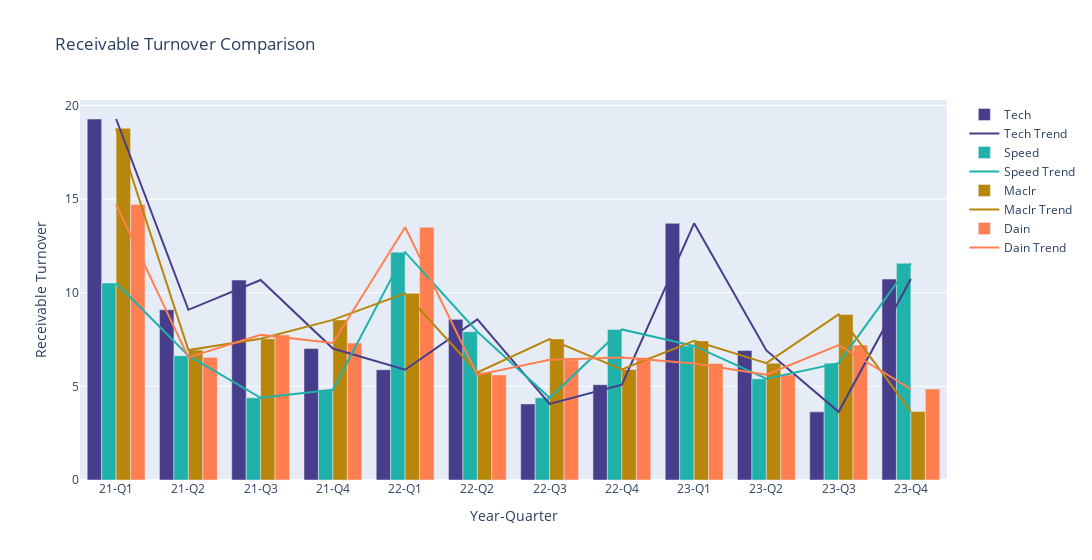
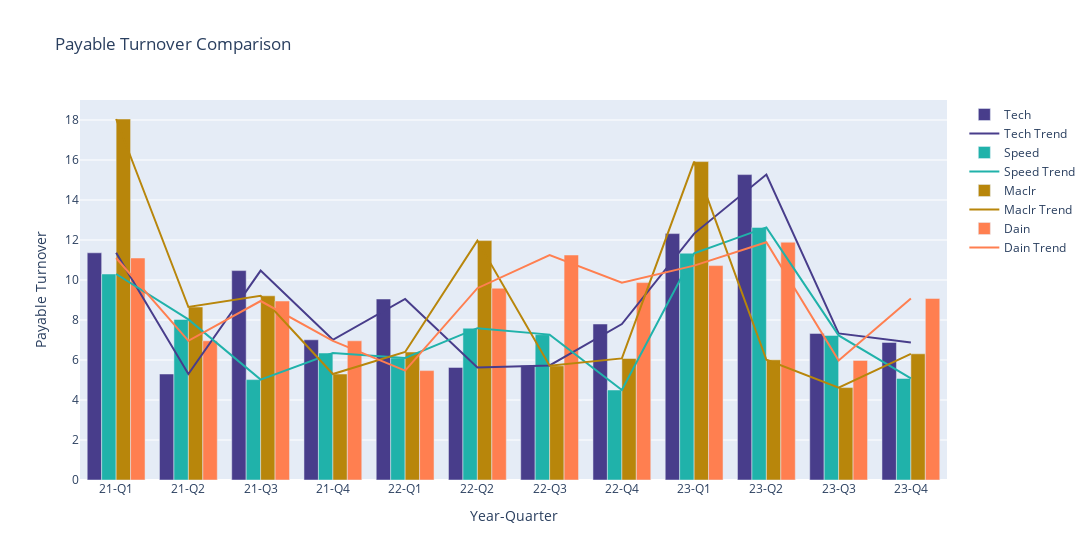
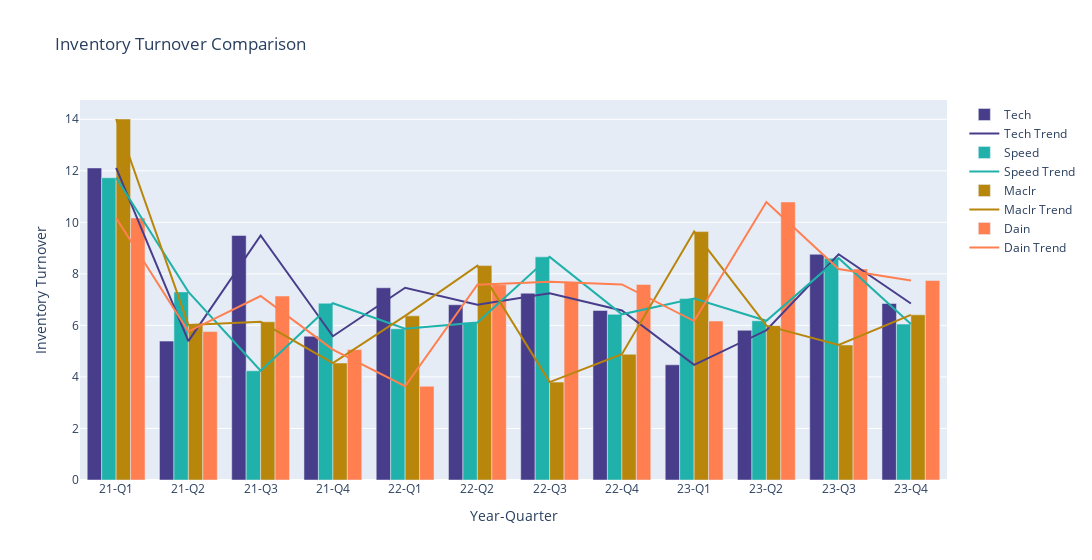
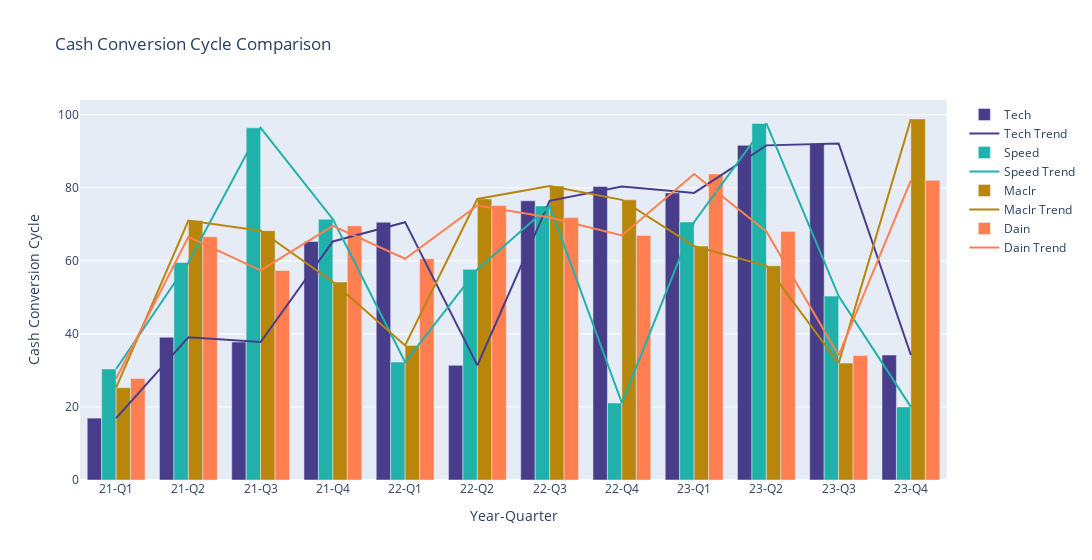

These figures' notebook cell, in order:
### Code cell
import pandas as pd
import plotly.graph_objects as go

# Define the data
quarters = ['21-Q1', '21-Q2', '21-Q3', '21-Q4', 
            '22-Q1', '22-Q2', '22-Q3', '22-Q4', 
            '23-Q1', '23-Q2', '23-Q3', '23-Q4']

# Data for each measure
company_tech_receivable = [19.28, 9.09, 10.68, 7.02, 5.89, 8.58, 4.06, 5.09, 13.71, 6.92, 3.64, 10.73]
company_speed_receivable = [10.52, 6.64, 4.39, 4.82, 12.17, 7.92, 4.39, 8.04, 7.16, 5.41, 6.24, 11.57]
company_maclr_receivable = [18.78, 6.94, 7.54, 8.55, 9.97, 5.74, 7.53, 5.90, 7.43, 6.24, 8.84, 3.66]
company_dain_receivable = [14.71, 6.55, 7.75, 7.32, 13.50, 5.61, 6.42, 6.54, 6.22, 5.62, 7.21, 4.86]

company_tech_payable = [11.36, 5.30, 10.47, 7.01, 9.05, 5.63, 5.73, 7.80, 12.32, 15.27, 7.33, 6.88]
company_speed_payable = [10.30, 8.03, 5.02, 6.35, 6.10, 7.59, 7.27, 4.50, 11.34, 12.63, 7.23, 5.08]
company_maclr_payable = [18.05, 8.65, 9.21, 5.30, 6.40, 11.97, 5.71, 6.08, 15.92, 6.01, 4.62, 6.31]
company_dain_payable = [11.10, 6.96, 8.95, 6.96, 5.47, 9.59, 11.25, 9.87, 10.72, 11.89, 5.98, 9.08]

company_tech_inventory = [12.11, 5.39, 9.49, 5.58, 7.46, 6.80, 7.25, 6.58, 4.47, 5.81, 8.76, 6.85]
company_speed_inventory = [11.73, 7.30, 4.24, 6.86, 5.87, 6.11, 8.66, 6.43, 7.04, 6.18, 8.61, 6.05]
company_maclr_inventory = [14.01, 6.02, 6.14, 4.54, 6.37, 8.32, 3.80, 4.88, 9.64, 5.99, 5.24, 6.41]
company_dain_inventory = [10.17, 5.76, 7.14, 5.06, 3.64, 7.58, 7.69, 7.59, 6.17, 10.79, 8.19, 7.74]

company_tech_cash = [16.95, 39.09, 37.78, 65.33, 70.60, 31.40, 76.44, 80.36, 78.61, 91.63, 92.15, 34.22]
company_speed_cash = [30.39, 59.54, 96.43, 71.40, 32.30, 57.68, 75.05, 21.08, 70.64, 97.63, 50.35, 20.02]
company_maclr_cash = [25.27, 71.06, 68.26, 54.23, 36.85, 76.96, 80.50, 76.71, 64.05, 58.65, 32.01, 98.85]
company_dain_cash = [27.80, 66.60, 57.39, 69.60, 60.59, 75.15, 71.85, 66.98, 83.79, 68.07, 34.10, 82.05]

data_receivable = pd.DataFrame({
    'Quarter': quarters * 4,
    'Company': ['Tech']*len(quarters) + ['Speed']*len(quarters) + ['Maclr']*len(quarters) + ['Dain']*len(quarters),
    'Value': company_tech_receivable + company_speed_receivable + company_maclr_receivable + company_dain_receivable,
    'Measure': 'Receivable Turnover'
})

data_payable = pd.DataFrame({
    'Quarter': quarters * 4,
    'Company': ['Tech']*len(quarters) + ['Speed']*len(quarters) + ['Maclr']*len(quarters) + ['Dain']*len(quarters),
    'Value': company_tech_payable + company_speed_payable + company_maclr_payable + company_dain_payable,
    'Measure': 'Payable Turnover'
})

data_inventory = pd.DataFrame({
    'Quarter': quarters * 4,
    'Company': ['Tech']*len(quarters) + ['Speed']*len(quarters) + ['Maclr']*len(quarters) + ['Dain']*len(quarters),
    'Value': company_tech_inventory + company_speed_inventory + company_maclr_inventory + company_dain_inventory,
    'Measure': 'Inventory Turnover'
})

data_cash = pd.DataFrame({
    'Quarter': quarters * 4,
    'Company': ['Tech']*len(quarters) + ['Speed']*len(quarters) + ['Maclr']*len(quarters) + ['Dain']*len(quarters),
    'Value': company_tech_cash + company_speed_cash + company_maclr_cash + company_dain_cash,
    'Measure': 'Cash Conversion Cycle'
})

data = pd.concat([data_receivable, data_payable, data_inventory, data_cash], ignore_index=True)

# Create a numeric quarter column for trend lines
data['Quarter_Num'] = pd.Categorical(data['Quarter'], categories=quarters, ordered=True).codes

# Define custom color palette
my_palette = {
    "Tech": "darkslateblue", 
    "Speed": "lightseagreen", 
    "Maclr": "darkgoldenrod", 
    "Dain": "coral"
}

# Plot function
def plot_measure(data, measure, y_label, width=800):
    data_filtered = data[data['Measure'] == measure]
    
    fig = go.Figure()

    for company in data_filtered['Company'].unique():
        company_data = data_filtered[data_filtered['Company'] == company]
        fig.add_trace(go.Bar(
            x=company_data['Quarter'],
            y=company_data['Value'],
            name=company,
            marker_color=my_palette[company]
        ))
        fig.add_trace(go.Scatter(
            x=company_data['Quarter'],
            y=company_data['Value'],
            mode='lines',
            name=f'{company} Trend',
            line=dict(color=my_palette[company])
        ))

    fig.update_layout(
        title=f'{measure} Comparison',
        xaxis_title='Year-Quarter',
        yaxis_title=y_label,
        barmode='group',
        width=width  # Set the width here
    )

    return fig

# Plot Receivable Turnover
Receivable_Turnover = plot_measure(data, 'Receivable Turnover', 'Receivable Turnover', width=1200)
Receivable_Turnover.show()

# Plot Payable Turnover
Payable_Turnover = plot_measure(data, 'Payable Turnover', 'Payable Turnover', width=1200)
Payable_Turnover.show()

# Plot Inventory Turnover
Inventory_Turnover = plot_measure(data, 'Inventory Turnover', 'Inventory Turnover', width=1200)
Inventory_Turnover.show()

# Plot Cash Conversion Cycle
CCC = plot_measure(data, 'Cash Conversion Cycle', 'Cash Conversion Cycle', width=1200) 

CCC.show()

### Figure 1 — Plotly figure (JSON) as saved in the notebook; plotly's stock layout.template omitted (floating-point values rounded to 4 significant figures)
{"data": [{"marker": {"color": "darkslateblue"}, "name": "Tech", "type": "bar", "x": ["21-Q1", "21-Q2", "21-Q3", "21-Q4", "22-Q1", "22-Q2", "22-Q3", "22-Q4", "23-Q1", "23-Q2", "23-Q3", "23-Q4"], "y": [19.28, 9.09, 10.68, 7.02, 5.89, 8.58, 4.06, 5.09, 13.71, 6.92, 3.64, 10.73]}, {"line": {"color": "darkslateblue"}, "mode": "lines", "name": "Tech Trend", "type": "scatter", "x": ["21-Q1", "21-Q2", "21-Q3", "21-Q4", "22-Q1", "22-Q2", "22-Q3", "22-Q4", "23-Q1", "23-Q2", "23-Q3", "23-Q4"], "y": [19.28, 9.09, 10.68, 7.02, 5.89, 8.58, 4.06, 5.09, 13.71, 6.92, 3.64, 10.73]}, {"marker": {"color": "lightseagreen"}, "name": "Speed", "type": "bar", "x": ["21-Q1", "21-Q2", "21-Q3", "21-Q4", "22-Q1", "22-Q2", "22-Q3", "22-Q4", "23-Q1", "23-Q2", "23-Q3", "23-Q4"], "y": [10.52, 6.64, 4.39, 4.82, 12.17, 7.92, 4.39, 8.04, 7.16, 5.41, 6.24, 11.57]}, {"line": {"color": "lightseagreen"}, "mode": "lines", "name": "Speed Trend", "type": "scatter", "x": ["21-Q1", "21-Q2", "21-Q3", "21-Q4", "22-Q1", "22-Q2", "22-Q3", "22-Q4", "23-Q1", "23-Q2", "23-Q3", "23-Q4"], "y": [10.52, 6.64, 4.39, 4.82, 12.17, 7.92, 4.39, 8.04, 7.16, 5.41, 6.24, 11.57]}, {"marker": {"color": "darkgoldenrod"}, "name": "Maclr", "type": "bar", "x": ["21-Q1", "21-Q2", "21-Q3", "21-Q4", "22-Q1", "22-Q2", "22-Q3", "22-Q4", "23-Q1", "23-Q2", "23-Q3", "23-Q4"], "y": [18.78, 6.94, 7.54, 8.55, 9.97, 5.74, 7.53, 5.9, 7.43, 6.24, 8.84, 3.66]}, {"line": {"color": "darkgoldenrod"}, "mode": "lines", "name": "Maclr Trend", "type": "scatter", "x": ["21-Q1", "21-Q2", "21-Q3", "21-Q4", "22-Q1", "22-Q2", "22-Q3", "22-Q4", "23-Q1", "23-Q2", "23-Q3", "23-Q4"], "y": [18.78, 6.94, 7.54, 8.55, 9.97, 5.74, 7.53, 5.9, 7.43, 6.24, 8.84, 3.66]}, {"marker": {"color": "coral"}, "name": "Dain", "type": "bar", "x": ["21-Q1", "21-Q2", "21-Q3", "21-Q4", "22-Q1", "22-Q2", "22-Q3", "22-Q4", "23-Q1", "23-Q2", "23-Q3", "23-Q4"], "y": [14.71, 6.55, 7.75, 7.32, 13.5, 5.61, 6.42, 6.54, 6.22, 5.62, 7.21, 4.86]}, {"line": {"color": "coral"}, "mode": "lines", "name": "Dain Trend", "type": "scatter", "x": ["21-Q1", "21-Q2", "21-Q3", "21-Q4", "22-Q1", "22-Q2", "22-Q3", "22-Q4", "23-Q1", "23-Q2", "23-Q3", "23-Q4"], "y": [14.71, 6.55, 7.75, 7.32, 13.5, 5.61, 6.42, 6.54, 6.22, 5.62, 7.21, 4.86]}], "layout": {"barmode": "group", "title": {"text": "Receivable Turnover Comparison"}, "width": 1200, "xaxis": {"title": {"text": "Year-Quarter"}}, "yaxis": {"title": {"text": "Receivable Turnover"}}}}

### Figure 2 — Plotly figure (JSON) as saved in the notebook; plotly's stock layout.template omitted (floating-point values rounded to 4 significant figures)
{"data": [{"marker": {"color": "darkslateblue"}, "name": "Tech", "type": "bar", "x": ["21-Q1", "21-Q2", "21-Q3", "21-Q4", "22-Q1", "22-Q2", "22-Q3", "22-Q4", "23-Q1", "23-Q2", "23-Q3", "23-Q4"], "y": [11.36, 5.3, 10.47, 7.01, 9.05, 5.63, 5.73, 7.8, 12.32, 15.27, 7.33, 6.88]}, {"line": {"color": "darkslateblue"}, "mode": "lines", "name": "Tech Trend", "type": "scatter", "x": ["21-Q1", "21-Q2", "21-Q3", "21-Q4", "22-Q1", "22-Q2", "22-Q3", "22-Q4", "23-Q1", "23-Q2", "23-Q3", "23-Q4"], "y": [11.36, 5.3, 10.47, 7.01, 9.05, 5.63, 5.73, 7.8, 12.32, 15.27, 7.33, 6.88]}, {"marker": {"color": "lightseagreen"}, "name": "Speed", "type": "bar", "x": ["21-Q1", "21-Q2", "21-Q3", "21-Q4", "22-Q1", "22-Q2", "22-Q3", "22-Q4", "23-Q1", "23-Q2", "23-Q3", "23-Q4"], "y": [10.3, 8.03, 5.02, 6.35, 6.1, 7.59, 7.27, 4.5, 11.34, 12.63, 7.23, 5.08]}, {"line": {"color": "lightseagreen"}, "mode": "lines", "name": "Speed Trend", "type": "scatter", "x": ["21-Q1", "21-Q2", "21-Q3", "21-Q4", "22-Q1", "22-Q2", "22-Q3", "22-Q4", "23-Q1", "23-Q2", "23-Q3", "23-Q4"], "y": [10.3, 8.03, 5.02, 6.35, 6.1, 7.59, 7.27, 4.5, 11.34, 12.63, 7.23, 5.08]}, {"marker": {"color": "darkgoldenrod"}, "name": "Maclr", "type": "bar", "x": ["21-Q1", "21-Q2", "21-Q3", "21-Q4", "22-Q1", "22-Q2", "22-Q3", "22-Q4", "23-Q1", "23-Q2", "23-Q3", "23-Q4"], "y": [18.05, 8.65, 9.21, 5.3, 6.4, 11.97, 5.71, 6.08, 15.92, 6.01, 4.62, 6.31]}, {"line": {"color": "darkgoldenrod"}, "mode": "lines", "name": "Maclr Trend", "type": "scatter", "x": ["21-Q1", "21-Q2", "21-Q3", "21-Q4", "22-Q1", "22-Q2", "22-Q3", "22-Q4", "23-Q1", "23-Q2", "23-Q3", "23-Q4"], "y": [18.05, 8.65, 9.21, 5.3, 6.4, 11.97, 5.71, 6.08, 15.92, 6.01, 4.62, 6.31]}, {"marker": {"color": "coral"}, "name": "Dain", "type": "bar", "x": ["21-Q1", "21-Q2", "21-Q3", "21-Q4", "22-Q1", "22-Q2", "22-Q3", "22-Q4", "23-Q1", "23-Q2", "23-Q3", "23-Q4"], "y": [11.1, 6.96, 8.95, 6.96, 5.47, 9.59, 11.25, 9.87, 10.72, 11.89, 5.98, 9.08]}, {"line": {"color": "coral"}, "mode": "lines", "name": "Dain Trend", "type": "scatter", "x": ["21-Q1", "21-Q2", "21-Q3", "21-Q4", "22-Q1", "22-Q2", "22-Q3", "22-Q4", "23-Q1", "23-Q2", "23-Q3", "23-Q4"], "y": [11.1, 6.96, 8.95, 6.96, 5.47, 9.59, 11.25, 9.87, 10.72, 11.89, 5.98, 9.08]}], "layout": {"barmode": "group", "title": {"text": "Payable Turnover Comparison"}, "width": 1200, "xaxis": {"title": {"text": "Year-Quarter"}}, "yaxis": {"title": {"text": "Payable Turnover"}}}}

### Figure 3 — Plotly figure (JSON) as saved in the notebook; plotly's stock layout.template omitted (floating-point values rounded to 4 significant figures)
{"data": [{"marker": {"color": "darkslateblue"}, "name": "Tech", "type": "bar", "x": ["21-Q1", "21-Q2", "21-Q3", "21-Q4", "22-Q1", "22-Q2", "22-Q3", "22-Q4", "23-Q1", "23-Q2", "23-Q3", "23-Q4"], "y": [12.11, 5.39, 9.49, 5.58, 7.46, 6.8, 7.25, 6.58, 4.47, 5.81, 8.76, 6.85]}, {"line": {"color": "darkslateblue"}, "mode": "lines", "name": "Tech Trend", "type": "scatter", "x": ["21-Q1", "21-Q2", "21-Q3", "21-Q4", "22-Q1", "22-Q2", "22-Q3", "22-Q4", "23-Q1", "23-Q2", "23-Q3", "23-Q4"], "y": [12.11, 5.39, 9.49, 5.58, 7.46, 6.8, 7.25, 6.58, 4.47, 5.81, 8.76, 6.85]}, {"marker": {"color": "lightseagreen"}, "name": "Speed", "type": "bar", "x": ["21-Q1", "21-Q2", "21-Q3", "21-Q4", "22-Q1", "22-Q2", "22-Q3", "22-Q4", "23-Q1", "23-Q2", "23-Q3", "23-Q4"], "y": [11.73, 7.3, 4.24, 6.86, 5.87, 6.11, 8.66, 6.43, 7.04, 6.18, 8.61, 6.05]}, {"line": {"color": "lightseagreen"}, "mode": "lines", "name": "Speed Trend", "type": "scatter", "x": ["21-Q1", "21-Q2", "21-Q3", "21-Q4", "22-Q1", "22-Q2", "22-Q3", "22-Q4", "23-Q1", "23-Q2", "23-Q3", "23-Q4"], "y": [11.73, 7.3, 4.24, 6.86, 5.87, 6.11, 8.66, 6.43, 7.04, 6.18, 8.61, 6.05]}, {"marker": {"color": "darkgoldenrod"}, "name": "Maclr", "type": "bar", "x": ["21-Q1", "21-Q2", "21-Q3", "21-Q4", "22-Q1", "22-Q2", "22-Q3", "22-Q4", "23-Q1", "23-Q2", "23-Q3", "23-Q4"], "y": [14.01, 6.02, 6.14, 4.54, 6.37, 8.32, 3.8, 4.88, 9.64, 5.99, 5.24, 6.41]}, {"line": {"color": "darkgoldenrod"}, "mode": "lines", "name": "Maclr Trend", "type": "scatter", "x": ["21-Q1", "21-Q2", "21-Q3", "21-Q4", "22-Q1", "22-Q2", "22-Q3", "22-Q4", "23-Q1", "23-Q2", "23-Q3", "23-Q4"], "y": [14.01, 6.02, 6.14, 4.54, 6.37, 8.32, 3.8, 4.88, 9.64, 5.99, 5.24, 6.41]}, {"marker": {"color": "coral"}, "name": "Dain", "type": "bar", "x": ["21-Q1", "21-Q2", "21-Q3", "21-Q4", "22-Q1", "22-Q2", "22-Q3", "22-Q4", "23-Q1", "23-Q2", "23-Q3", "23-Q4"], "y": [10.17, 5.76, 7.14, 5.06, 3.64, 7.58, 7.69, 7.59, 6.17, 10.79, 8.19, 7.74]}, {"line": {"color": "coral"}, "mode": "lines", "name": "Dain Trend", "type": "scatter", "x": ["21-Q1", "21-Q2", "21-Q3", "21-Q4", "22-Q1", "22-Q2", "22-Q3", "22-Q4", "23-Q1", "23-Q2", "23-Q3", "23-Q4"], "y": [10.17, 5.76, 7.14, 5.06, 3.64, 7.58, 7.69, 7.59, 6.17, 10.79, 8.19, 7.74]}], "layout": {"barmode": "group", "title": {"text": "Inventory Turnover Comparison"}, "width": 1200, "xaxis": {"title": {"text": "Year-Quarter"}}, "yaxis": {"title": {"text": "Inventory Turnover"}}}}

### Figure 4 — Plotly figure (JSON) as saved in the notebook; plotly's stock layout.template omitted (floating-point values rounded to 4 significant figures)
{"data": [{"marker": {"color": "darkslateblue"}, "name": "Tech", "type": "bar", "x": ["21-Q1", "21-Q2", "21-Q3", "21-Q4", "22-Q1", "22-Q2", "22-Q3", "22-Q4", "23-Q1", "23-Q2", "23-Q3", "23-Q4"], "y": [16.95, 39.09, 37.78, 65.33, 70.6, 31.4, 76.44, 80.36, 78.61, 91.63, 92.15, 34.22]}, {"line": {"color": "darkslateblue"}, "mode": "lines", "name": "Tech Trend", "type": "scatter", "x": ["21-Q1", "21-Q2", "21-Q3", "21-Q4", "22-Q1", "22-Q2", "22-Q3", "22-Q4", "23-Q1", "23-Q2", "23-Q3", "23-Q4"], "y": [16.95, 39.09, 37.78, 65.33, 70.6, 31.4, 76.44, 80.36, 78.61, 91.63, 92.15, 34.22]}, {"marker": {"color": "lightseagreen"}, "name": "Speed", "type": "bar", "x": ["21-Q1", "21-Q2", "21-Q3", "21-Q4", "22-Q1", "22-Q2", "22-Q3", "22-Q4", "23-Q1", "23-Q2", "23-Q3", "23-Q4"], "y": [30.39, 59.54, 96.43, 71.4, 32.3, 57.68, 75.05, 21.08, 70.64, 97.63, 50.35, 20.02]}, {"line": {"color": "lightseagreen"}, "mode": "lines", "name": "Speed Trend", "type": "scatter", "x": ["21-Q1", "21-Q2", "21-Q3", "21-Q4", "22-Q1", "22-Q2", "22-Q3", "22-Q4", "23-Q1", "23-Q2", "23-Q3", "23-Q4"], "y": [30.39, 59.54, 96.43, 71.4, 32.3, 57.68, 75.05, 21.08, 70.64, 97.63, 50.35, 20.02]}, {"marker": {"color": "darkgoldenrod"}, "name": "Maclr", "type": "bar", "x": ["21-Q1", "21-Q2", "21-Q3", "21-Q4", "22-Q1", "22-Q2", "22-Q3", "22-Q4", "23-Q1", "23-Q2", "23-Q3", "23-Q4"], "y": [25.27, 71.06, 68.26, 54.23, 36.85, 76.96, 80.5, 76.71, 64.05, 58.65, 32.01, 98.85]}, {"line": {"color": "darkgoldenrod"}, "mode": "lines", "name": "Maclr Trend", "type": "scatter", "x": ["21-Q1", "21-Q2", "21-Q3", "21-Q4", "22-Q1", "22-Q2", "22-Q3", "22-Q4", "23-Q1", "23-Q2", "23-Q3", "23-Q4"], "y": [25.27, 71.06, 68.26, 54.23, 36.85, 76.96, 80.5, 76.71, 64.05, 58.65, 32.01, 98.85]}, {"marker": {"color": "coral"}, "name": "Dain", "type": "bar", "x": ["21-Q1", "21-Q2", "21-Q3", "21-Q4", "22-Q1", "22-Q2", "22-Q3", "22-Q4", "23-Q1", "23-Q2", "23-Q3", "23-Q4"], "y": [27.8, 66.6, 57.39, 69.6, 60.59, 75.15, 71.85, 66.98, 83.79, 68.07, 34.1, 82.05]}, {"line": {"color": "coral"}, "mode": "lines", "name": "Dain Trend", "type": "scatter", "x": ["21-Q1", "21-Q2", "21-Q3", "21-Q4", "22-Q1", "22-Q2", "22-Q3", "22-Q4", "23-Q1", "23-Q2", "23-Q3", "23-Q4"], "y": [27.8, 66.6, 57.39, 69.6, 60.59, 75.15, 71.85, 66.98, 83.79, 68.07, 34.1, 82.05]}], "layout": {"barmode": "group", "title": {"text": "Cash Conversion Cycle Comparison"}, "width": 1200, "xaxis": {"title": {"text": "Year-Quarter"}}, "yaxis": {"title": {"text": "Cash Conversion Cycle"}}}}
